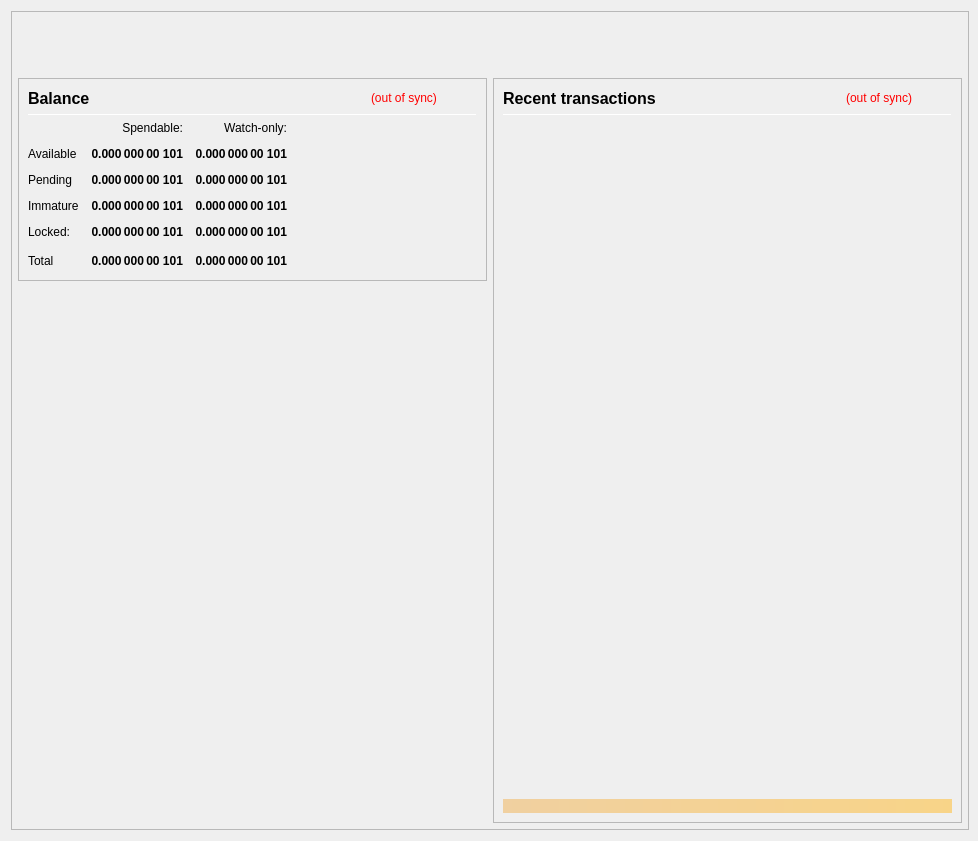
<?xml version="1.0" encoding="UTF-8"?>
<ui version="4.0">
 <class>OverviewPage</class>
 <widget class="QWidget" name="OverviewPage">
  <property name="geometry">
   <rect>
    <x>0</x>
    <y>0</y>
    <width>978</width>
    <height>841</height>
   </rect>
  </property>
  <property name="minimumSize">
   <size>
    <width>960</width>
    <height>682</height>
   </size>
  </property>
  <property name="font">
   <font>
    <weight>50</weight>
    <bold>false</bold>
   </font>
  </property>
  <property name="windowTitle">
   <string>Form</string>
  </property>
  <layout class="QVBoxLayout" name="topLayout" stretch="0">
   <property name="rightMargin">
    <number>9</number>
   </property>
   <item>
    <widget class="QFrame" name="frame_BG">
     <property name="minimumSize">
      <size>
       <width>850</width>
       <height>610</height>
      </size>
     </property>
     <property name="maximumSize">
      <size>
       <width>16777215</width>
       <height>16777215</height>
      </size>
     </property>
     <property name="frameShape">
      <enum>QFrame::StyledPanel</enum>
     </property>
     <property name="frameShadow">
      <enum>QFrame::Raised</enum>
     </property>
     <layout class="QVBoxLayout" name="verticalLayout_3" stretch="0">
      <property name="leftMargin">
       <number>0</number>
      </property>
      <property name="topMargin">
       <number>0</number>
      </property>
      <property name="rightMargin">
       <number>0</number>
      </property>
      <property name="bottomMargin">
       <number>6</number>
      </property>
      <item>
       <layout class="QVBoxLayout" name="verticalLayout_Master" stretch="0,1">
        <property name="leftMargin">
         <number>0</number>
        </property>
        <property name="topMargin">
         <number>0</number>
        </property>
        <property name="rightMargin">
         <number>0</number>
        </property>
        <property name="bottomMargin">
         <number>0</number>
        </property>
        <item>
         <widget class="QFrame" name="frame_Header">
          <layout class="QVBoxLayout" name="verticalLayout_Header" stretch="0">
           <property name="leftMargin">
            <number>0</number>
           </property>
           <property name="topMargin">
            <number>0</number>
           </property>
           <property name="rightMargin">
            <number>0</number>
           </property>
           <property name="bottomMargin">
            <number>0</number>
           </property>
           <item>
            <layout class="QHBoxLayout" name="horizontalLayout_Header" stretch="1,0">
             <property name="spacing">
              <number>6</number>
             </property>
             <item>
              <spacer name="horizontalSpacer_Header">
               <property name="orientation">
                <enum>Qt::Horizontal</enum>
               </property>
               <property name="sizeHint" stdset="0">
                <size>
                 <width>40</width>
                 <height>20</height>
                </size>
               </property>
              </spacer>
             </item>
             <item>
              <widget class="QLabel" name="labelOverviewHeaderRight">
               <property name="minimumSize">
                <size>
                 <width>464</width>
                 <height>60</height>
                </size>
               </property>
               <property name="maximumSize">
                <size>
                 <width>16777215</width>
                 <height>60</height>
                </size>
               </property>
               <property name="font">
                <font>
                 <pointsize>14</pointsize>
                </font>
               </property>
               <property name="text">
                <string/>
               </property>
               <property name="alignment">
                <set>Qt::AlignRight|Qt::AlignTrailing|Qt::AlignVCenter</set>
               </property>
              </widget>
             </item>
            </layout>
           </item>
          </layout>
         </widget>
        </item>
        <item>
         <widget class="QFrame" name="frame_Content">
          <layout class="QVBoxLayout" name="verticalLayout_Content">
           <property name="leftMargin">
            <number>6</number>
           </property>
           <property name="topMargin">
            <number>0</number>
           </property>
           <property name="rightMargin">
            <number>6</number>
           </property>
           <property name="bottomMargin">
            <number>0</number>
           </property>
           <item>
            <layout class="QHBoxLayout" name="horizontalLayout_Content" stretch="1,1">
             <property name="spacing">
              <number>6</number>
             </property>
             <item>
              <layout class="QVBoxLayout" name="verticalLayout_left" stretch="0,0">
               <item>
                <widget class="QFrame" name="frameBalances">
                 <property name="frameShape">
                  <enum>QFrame::StyledPanel</enum>
                 </property>
                 <property name="frameShadow">
                  <enum>QFrame::Raised</enum>
                 </property>
                 <layout class="QVBoxLayout" name="verticalLayout_4">
                  <item>
                   <layout class="QHBoxLayout" name="hlBalancesHeader" stretch="2,0,0">
                    <property name="spacing">
                     <number>6</number>
                    </property>
                    <item>
                     <widget class="QLabel" name="labelBalances">
                      <property name="minimumSize">
                       <size>
                        <width>0</width>
                        <height>0</height>
                       </size>
                      </property>
                      <property name="font">
                       <font>
                        <pointsize>12</pointsize>
                        <weight>75</weight>
                        <bold>true</bold>
                       </font>
                      </property>
                      <property name="text">
                       <string>Balance</string>
                      </property>
                     </widget>
                    </item>
                    <item>
                     <widget class="QLabel" name="labelWalletStatus">
                      <property name="cursor">
                       <cursorShape>WhatsThisCursor</cursorShape>
                      </property>
                      <property name="toolTip">
                       <string>The displayed information may be out of date. Your wallet automatically synchronizes with the 101 Coin network after a connection is established, but this process has not completed yet.</string>
                      </property>
                      <property name="styleSheet">
                       <string notr="true">QLabel { color: red; }</string>
                      </property>
                      <property name="text">
                       <string notr="true">(out of sync)</string>
                      </property>
                      <property name="alignment">
                       <set>Qt::AlignLeading|Qt::AlignLeft|Qt::AlignVCenter</set>
                      </property>
                     </widget>
                    </item>
                    <item>
                     <spacer name="hsBalancesHeader">
                      <property name="orientation">
                       <enum>Qt::Horizontal</enum>
                      </property>
                      <property name="sizeHint" stdset="0">
                       <size>
                        <width>40</width>
                        <height>20</height>
                       </size>
                      </property>
                     </spacer>
                    </item>
                   </layout>
                  </item>
                  <item>
                   <widget class="Line" name="lineBalances">
                    <property name="minimumSize">
                     <size>
                      <width>0</width>
                      <height>1</height>
                     </size>
                    </property>
                    <property name="maximumSize">
                     <size>
                      <width>16777215</width>
                      <height>1</height>
                     </size>
                    </property>
                    <property name="orientation">
                     <enum>Qt::Horizontal</enum>
                    </property>
                   </widget>
                  </item>
                  <item>
                   <layout class="QGridLayout" name="gridLayout">
                    <property name="spacing">
                     <number>12</number>
                    </property>
                    <item row="0" column="1">
                     <widget class="QLabel" name="labelSpendable">
                      <property name="text">
                       <string>Spendable:</string>
                      </property>
                      <property name="alignment">
                       <set>Qt::AlignRight|Qt::AlignTrailing|Qt::AlignVCenter</set>
                      </property>
                     </widget>
                    </item>
                    <item row="0" column="2">
                     <widget class="QLabel" name="labelWatchonly">
                      <property name="text">
                       <string>Watch-only:</string>
                      </property>
                      <property name="alignment">
                       <set>Qt::AlignRight|Qt::AlignTrailing|Qt::AlignVCenter</set>
                      </property>
                     </widget>
                    </item>
                    <item row="1" column="0">
                     <widget class="QLabel" name="labelAvailableText">
                      <property name="text">
                       <string>Available</string>
                      </property>
                      <property name="textInteractionFlags">
                       <set>Qt::NoTextInteraction</set>
                      </property>
                     </widget>
                    </item>
                    <item row="1" column="1">
                     <widget class="QLabel" name="labelAvailable">
                      <property name="font">
                       <font>
                        <weight>75</weight>
                        <bold>true</bold>
                       </font>
                      </property>
                      <property name="cursor">
                       <cursorShape>ArrowCursor</cursorShape>
                      </property>
                      <property name="toolTip">
                       <string>Your current spendable balance</string>
                      </property>
                      <property name="text">
                       <string notr="true">0.000 000 00 101</string>
                      </property>
                      <property name="alignment">
                       <set>Qt::AlignRight|Qt::AlignTrailing|Qt::AlignVCenter</set>
                      </property>
                      <property name="textInteractionFlags">
                       <set>Qt::NoTextInteraction</set>
                      </property>
                     </widget>
                    </item>
                    <item row="1" column="2">
                     <widget class="QLabel" name="labelWatchAvailable">
                      <property name="font">
                       <font>
                        <weight>75</weight>
                        <bold>true</bold>
                       </font>
                      </property>
                      <property name="cursor">
                       <cursorShape>ArrowCursor</cursorShape>
                      </property>
                      <property name="toolTip">
                       <string>Your current balance in watch-only addresses</string>
                      </property>
                      <property name="text">
                       <string notr="true">0.000 000 00 101</string>
                      </property>
                      <property name="alignment">
                       <set>Qt::AlignRight|Qt::AlignTrailing|Qt::AlignVCenter</set>
                      </property>
                      <property name="textInteractionFlags">
                       <set>Qt::NoTextInteraction</set>
                      </property>
                     </widget>
                    </item>
                    <item row="2" column="0">
                     <widget class="QLabel" name="labelPendingText">
                      <property name="text">
                       <string>Pending</string>
                      </property>
                      <property name="textInteractionFlags">
                       <set>Qt::NoTextInteraction</set>
                      </property>
                     </widget>
                    </item>
                    <item row="2" column="1">
                     <widget class="QLabel" name="labelPending">
                      <property name="font">
                       <font>
                        <weight>75</weight>
                        <bold>true</bold>
                       </font>
                      </property>
                      <property name="cursor">
                       <cursorShape>ArrowCursor</cursorShape>
                      </property>
                      <property name="toolTip">
                       <string>Total of transactions that have yet to be confirmed, and do not yet count toward the spendable balance</string>
                      </property>
                      <property name="text">
                       <string notr="true">0.000 000 00 101</string>
                      </property>
                      <property name="alignment">
                       <set>Qt::AlignRight|Qt::AlignTrailing|Qt::AlignVCenter</set>
                      </property>
                      <property name="textInteractionFlags">
                       <set>Qt::NoTextInteraction</set>
                      </property>
                     </widget>
                    </item>
                    <item row="2" column="2">
                     <widget class="QLabel" name="labelWatchPending">
                      <property name="font">
                       <font>
                        <weight>75</weight>
                        <bold>true</bold>
                       </font>
                      </property>
                      <property name="cursor">
                       <cursorShape>ArrowCursor</cursorShape>
                      </property>
                      <property name="toolTip">
                       <string>Unconfirmed transactions to watch-only addresses</string>
                      </property>
                      <property name="text">
                       <string notr="true">0.000 000 00 101</string>
                      </property>
                      <property name="alignment">
                       <set>Qt::AlignRight|Qt::AlignTrailing|Qt::AlignVCenter</set>
                      </property>
                      <property name="textInteractionFlags">
                       <set>Qt::NoTextInteraction</set>
                      </property>
                     </widget>
                    </item>
                    <item row="3" column="0">
                     <widget class="QLabel" name="labelImmatureText">
                      <property name="text">
                       <string>Immature</string>
                      </property>
                      <property name="textInteractionFlags">
                       <set>Qt::NoTextInteraction</set>
                      </property>
                     </widget>
                    </item>
                    <item row="3" column="1">
                     <widget class="QLabel" name="labelImmature">
                      <property name="font">
                       <font>
                        <weight>75</weight>
                        <bold>true</bold>
                       </font>
                      </property>
                      <property name="cursor">
                       <cursorShape>ArrowCursor</cursorShape>
                      </property>
                      <property name="toolTip">
                       <string>Staked or masternode rewards that has not yet matured</string>
                      </property>
                      <property name="text">
                       <string notr="true">0.000 000 00 101</string>
                      </property>
                      <property name="alignment">
                       <set>Qt::AlignRight|Qt::AlignTrailing|Qt::AlignVCenter</set>
                      </property>
                      <property name="textInteractionFlags">
                       <set>Qt::NoTextInteraction</set>
                      </property>
                     </widget>
                    </item>
                    <item row="3" column="2">
                     <widget class="QLabel" name="labelWatchImmature">
                      <property name="font">
                       <font>
                        <weight>75</weight>
                        <bold>true</bold>
                       </font>
                      </property>
                      <property name="cursor">
                       <cursorShape>ArrowCursor</cursorShape>
                      </property>
                      <property name="toolTip">
                       <string>Staked or masternode rewards in watch-only addresses that has not yet matured</string>
                      </property>
                      <property name="text">
                       <string notr="true">0.000 000 00 101</string>
                      </property>
                      <property name="alignment">
                       <set>Qt::AlignRight|Qt::AlignTrailing|Qt::AlignVCenter</set>
                      </property>
                      <property name="textInteractionFlags">
                       <set>Qt::NoTextInteraction</set>
                      </property>
                     </widget>
                    </item>
                    <item row="4" column="0">
                     <widget class="QLabel" name="labelLockedText">
                      <property name="toolTip">
                       <string>Locked 101 or Masternode collaterals.</string>
                      </property>
                      <property name="text">
                       <string>Locked:</string>
                      </property>
                     </widget>
                    </item>
                    <item row="4" column="1">
                     <widget class="QLabel" name="labelLocked">
                      <property name="font">
                       <font>
                        <weight>75</weight>
                        <bold>true</bold>
                       </font>
                      </property>
                      <property name="cursor">
                       <cursorShape>ArrowCursor</cursorShape>
                      </property>
                      <property name="toolTip">
                       <string>Locked 101 or Masternode collaterals.</string>
                      </property>
                      <property name="text">
                       <string notr="true">0.000 000 00 101</string>
                      </property>
                      <property name="alignment">
                       <set>Qt::AlignRight|Qt::AlignTrailing|Qt::AlignVCenter</set>
                      </property>
                      <property name="textInteractionFlags">
                       <set>Qt::NoTextInteraction</set>
                      </property>
                     </widget>
                    </item>
                    <item row="4" column="2">
                     <widget class="QLabel" name="labelWatchLocked">
                      <property name="font">
                       <font>
                        <weight>75</weight>
                        <bold>true</bold>
                       </font>
                      </property>
                      <property name="cursor">
                       <cursorShape>ArrowCursor</cursorShape>
                      </property>
                      <property name="toolTip">
                       <string>Current locked balance in watch-only addresses</string>
                      </property>
                      <property name="text">
                       <string notr="true">0.000 000 00 101</string>
                      </property>
                      <property name="alignment">
                       <set>Qt::AlignRight|Qt::AlignTrailing|Qt::AlignVCenter</set>
                      </property>
                      <property name="textInteractionFlags">
                       <set>Qt::NoTextInteraction</set>
                      </property>
                     </widget>
                    </item>
                    <item row="5" column="0">
                     <widget class="QLabel" name="labelTotalText">
                      <property name="text">
                       <string>Total</string>
                      </property>
                      <property name="textInteractionFlags">
                       <set>Qt::NoTextInteraction</set>
                      </property>
                     </widget>
                    </item>
                    <item row="5" column="1">
                     <widget class="QLabel" name="labelTotal">
                      <property name="font">
                       <font>
                        <weight>75</weight>
                        <bold>true</bold>
                       </font>
                      </property>
                      <property name="cursor">
                       <cursorShape>ArrowCursor</cursorShape>
                      </property>
                      <property name="toolTip">
                       <string>Your current total balance</string>
                      </property>
                      <property name="text">
                       <string notr="true">0.000 000 00 101</string>
                      </property>
                      <property name="alignment">
                       <set>Qt::AlignRight|Qt::AlignTrailing|Qt::AlignVCenter</set>
                      </property>
                      <property name="textInteractionFlags">
                       <set>Qt::NoTextInteraction</set>
                      </property>
                     </widget>
                    </item>
                    <item row="5" column="2">
                     <widget class="QLabel" name="labelWatchTotal">
                      <property name="font">
                       <font>
                        <weight>75</weight>
                        <bold>true</bold>
                       </font>
                      </property>
                      <property name="cursor">
                       <cursorShape>ArrowCursor</cursorShape>
                      </property>
                      <property name="toolTip">
                       <string>Current total balance in watch-only addresses</string>
                      </property>
                      <property name="text">
                       <string notr="true">0.000 000 00 101</string>
                      </property>
                      <property name="alignment">
                       <set>Qt::AlignRight|Qt::AlignTrailing|Qt::AlignVCenter</set>
                      </property>
                      <property name="textInteractionFlags">
                       <set>Qt::NoTextInteraction</set>
                      </property>
                     </widget>
                    </item>
                    <item row="5" column="3">
                     <spacer name="hsBalances">
                      <property name="orientation">
                       <enum>Qt::Horizontal</enum>
                      </property>
                      <property name="sizeHint" stdset="0">
                       <size>
                        <width>40</width>
                        <height>20</height>
                       </size>
                      </property>
                     </spacer>
                    </item>
                   </layout>
                  </item>
                 </layout>
                </widget>
               </item>
               <item>
                <spacer name="verticalSpacer">
                 <property name="orientation">
                  <enum>Qt::Vertical</enum>
                 </property>
                 <property name="sizeHint" stdset="0">
                  <size>
                   <width>20</width>
                   <height>40</height>
                  </size>
                 </property>
                </spacer>
               </item>
              </layout>
             </item>
             <item>
              <layout class="QVBoxLayout" name="verticalLayout_right" stretch="1">
               <item>
                <widget class="QFrame" name="frame_RecentTransactions">
                 <property name="minimumSize">
                  <size>
                   <width>0</width>
                   <height>0</height>
                  </size>
                 </property>
                 <property name="frameShape">
                  <enum>QFrame::StyledPanel</enum>
                 </property>
                 <property name="frameShadow">
                  <enum>QFrame::Raised</enum>
                 </property>
                 <layout class="QVBoxLayout" name="verticalLayout_1" stretch="0,0,0,0,0">
                  <item>
                   <layout class="QHBoxLayout" name="horizontalLayout_2" stretch="2,0,0">
                    <property name="spacing">
                     <number>3</number>
                    </property>
                    <item>
                     <widget class="QLabel" name="labelRecentTransactions">
                      <property name="minimumSize">
                       <size>
                        <width>0</width>
                        <height>20</height>
                       </size>
                      </property>
                      <property name="font">
                       <font>
                        <pointsize>12</pointsize>
                        <weight>75</weight>
                        <bold>true</bold>
                       </font>
                      </property>
                      <property name="text">
                       <string>Recent transactions</string>
                      </property>
                     </widget>
                    </item>
                    <item>
                     <widget class="QLabel" name="labelTransactionsStatus">
                      <property name="cursor">
                       <cursorShape>WhatsThisCursor</cursorShape>
                      </property>
                      <property name="toolTip">
                       <string>The displayed information may be out of date. Your wallet automatically synchronizes with the 101 Coin network after a connection is established, but this process has not completed yet.</string>
                      </property>
                      <property name="styleSheet">
                       <string notr="true">QLabel { color: red; }</string>
                      </property>
                      <property name="text">
                       <string notr="true">(out of sync)</string>
                      </property>
                      <property name="alignment">
                       <set>Qt::AlignRight|Qt::AlignTrailing|Qt::AlignVCenter</set>
                      </property>
                     </widget>
                    </item>
                    <item>
                     <spacer name="horizontalSpacer">
                      <property name="orientation">
                       <enum>Qt::Horizontal</enum>
                      </property>
                      <property name="sizeHint" stdset="0">
                       <size>
                        <width>40</width>
                        <height>20</height>
                       </size>
                      </property>
                     </spacer>
                    </item>
                   </layout>
                  </item>
                  <item>
                   <widget class="Line" name="line">
                    <property name="minimumSize">
                     <size>
                      <width>0</width>
                      <height>1</height>
                     </size>
                    </property>
                    <property name="maximumSize">
                     <size>
                      <width>16777215</width>
                      <height>1</height>
                     </size>
                    </property>
                    <property name="orientation">
                     <enum>Qt::Horizontal</enum>
                    </property>
                   </widget>
                  </item>
                  <item>
                   <widget class="QListView" name="listTransactions">
                    <property name="minimumSize">
                     <size>
                      <width>0</width>
                      <height>0</height>
                     </size>
                    </property>
                    <property name="styleSheet">
                     <string notr="true">QListView { background: transparent; }</string>
                    </property>
                    <property name="frameShape">
                     <enum>QFrame::NoFrame</enum>
                    </property>
                    <property name="verticalScrollBarPolicy">
                     <enum>Qt::ScrollBarAlwaysOff</enum>
                    </property>
                    <property name="horizontalScrollBarPolicy">
                     <enum>Qt::ScrollBarAlwaysOff</enum>
                    </property>
                    <property name="selectionMode">
                     <enum>QAbstractItemView::NoSelection</enum>
                    </property>
                   </widget>
                  </item>
                  <item>
                   <spacer name="verticalSpacer_2">
                    <property name="orientation">
                     <enum>Qt::Vertical</enum>
                    </property>
                    <property name="sizeType">
                     <enum>QSizePolicy::Expanding</enum>
                    </property>
                    <property name="sizeHint" stdset="0">
                     <size>
                      <width>20</width>
                      <height>40</height>
                     </size>
                    </property>
                   </spacer>
                  </item>
                  <item>
                   <widget class="QLabel" name="labelAlerts">
                    <property name="maximumSize">
                     <size>
                      <width>16777215</width>
                      <height>16777215</height>
                     </size>
                    </property>
                    <property name="styleSheet">
                     <string notr="true">background-color: qlineargradient(x1: 0, y1: 0, x2: 1, y2: 0, stop:0 #F0D0A0, stop:1 #F8D488); color:#000000;</string>
                    </property>
                    <property name="text">
                     <string/>
                    </property>
                    <property name="wordWrap">
                     <bool>true</bool>
                    </property>
                    <property name="margin">
                     <number>3</number>
                    </property>
                   </widget>
                  </item>
                 </layout>
                </widget>
               </item>
              </layout>
             </item>
            </layout>
           </item>
          </layout>
         </widget>
        </item>
       </layout>
      </item>
     </layout>
    </widget>
   </item>
  </layout>
 </widget>
 <resources/>
 <connections/>
</ui>
